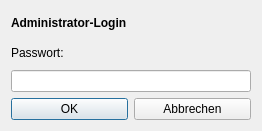
<?xml version="1.0" encoding="UTF-8"?>
<ui version="4.0">
 <class>Login</class>
 <widget class="QDialog" name="Login">
  <property name="geometry">
   <rect>
    <x>0</x>
    <y>0</y>
    <width>262</width>
    <height>131</height>
   </rect>
  </property>
  <property name="windowTitle">
   <string>Login</string>
  </property>
  <layout class="QGridLayout" name="gridLayout">
   <item row="1" column="0">
    <widget class="QLabel" name="label_2">
     <property name="text">
      <string>Passwort:</string>
     </property>
    </widget>
   </item>
   <item row="3" column="0">
    <widget class="QPushButton" name="pushButtonOK">
     <property name="text">
      <string>OK</string>
     </property>
    </widget>
   </item>
   <item row="0" column="0">
    <widget class="QLabel" name="label">
     <property name="font">
      <font>
       <weight>75</weight>
       <bold>true</bold>
      </font>
     </property>
     <property name="text">
      <string>Administrator-Login</string>
     </property>
    </widget>
   </item>
   <item row="3" column="1">
    <widget class="QPushButton" name="pushButtonAbbrechen">
     <property name="text">
      <string>Abbrechen</string>
     </property>
    </widget>
   </item>
   <item row="2" column="0" colspan="2">
    <widget class="QLineEdit" name="lineEditPW">
     <property name="echoMode">
      <enum>QLineEdit::Password</enum>
     </property>
    </widget>
   </item>
  </layout>
 </widget>
 <resources/>
 <connections/>
</ui>
